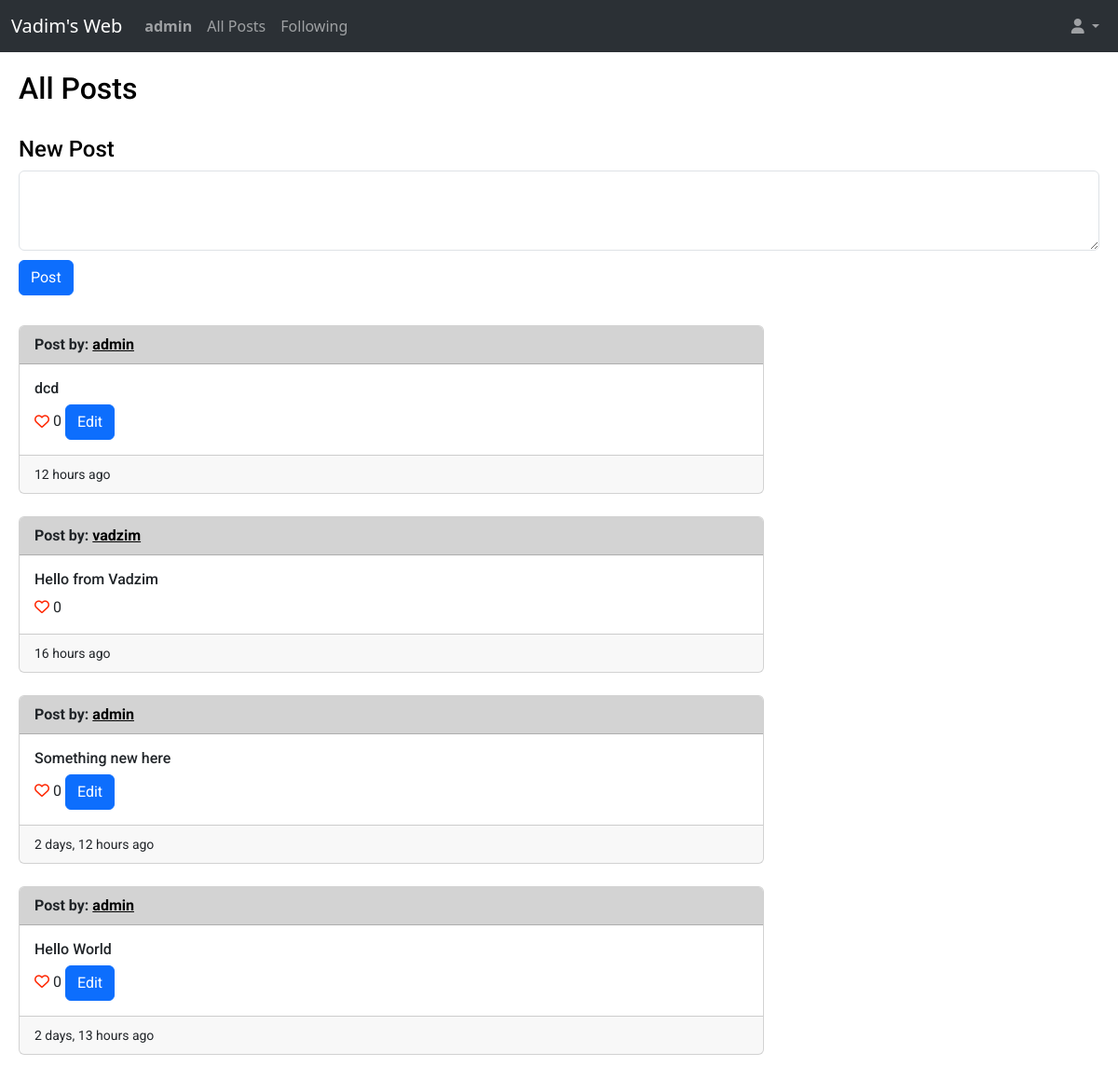
/ (signed in), run on the app's committed database.
### web/models.py (models this page shows, shortened)
class User(AbstractUser):
    def __str__(self):
        return f"{self.username}"

class Post(models.Model):
    user = models.ForeignKey(User, on_delete=models.CASCADE, related_name='post_user')
    content = models.CharField(max_length=140)
    creation_date = models.DateTimeField(auto_now_add=True, blank=True)
    number_of_likes = models.IntegerField(default=0)
    comments = models.ManyToManyField('Comments', blank=True, related_name="comments")

### web/views.py (the view)
# urls.py: path("", views.index, name="index"),
def index(request):
    allposts = Post.objects.all().order_by('id').reverse()
    current_user = request.user
    return render(request, "web/index.html", {
                "allposts": allposts,
                "current_user": current_user
            })

### web/templates/web/index.html (shortened to what this page needs)
{% extends "web/layout.html" %}
{% load humanize %}
{% block body %}
    <h2>All Posts</h2>
    {% if user.is_authenticated %}
        <br>
        <h4>New Post</h4>
        <form action="{% url 'newpost' %}" method="post">
            <div class="mb-3">
                <textarea class="form-control" rows="3" name="content"></textarea>
                <button style="margin-top: 10px;" type="submit" class="btn btn-primary mb-3">Post</button>
            </div>
        </form>
    {% else %}
        <br>
    {% endif %}
    {% for post in allposts %}
        <div class="card" style="max-width: 50rem;">
            <div style="background-color:lightgray;" class="card-header">
                <strong>Post by: <a style="color: black;" href="{% url 'profileforuserid' post.user.id %}">{{ post.user }}</a></strong>
            </div>
            <div class="card-body">
                <h6 class="card-title">{{ post.content }}</h6>
                <a href="#"><i class="fa-regular fa-heart" style="color: #ff2600;"></i></a> {{ post.number_of_likes }}
                {% if current_user == post.user %}
                    <button type="button" class="btn btn-primary" data-bs-toggle="modal" data-bs-target="#exampleModal">
                        Edit
                    </button>
                {% endif %}
            </div>
            <div class="card-footer">
                <small>{{ post.creation_date|naturaltime }}</small>
            </div>
        </div>
        <br>
    {% endfor %}
{% endblock %}

### web/templates/web/layout.html (shortened to what this page needs)
{% load static %}
<!DOCTYPE html>
<html lang="en">
<head>
    <link href="https://cdn.jsdelivr.net/npm/bootstrap@5.3.0-alpha3/dist/css/bootstrap.min.css" rel="stylesheet">
    <link href="{% static 'web/styles.css' %}" rel="stylesheet">
</head>
<body>
    <nav class="navbar bg-dark navbar-expand-lg bg-body-tertiary" data-bs-theme="dark">
        <div class="container-fluid">
          <div class="navbar-brand">Vadim's Web</div>
          <div class="collapse navbar-collapse" id="navbarSupportedContent">
            <ul class="navbar-nav me-auto mb-2 mb-lg-0">
                {% if user.is_authenticated %}
                    <li class="nav-item">
                        <a class="nav-link" href="{% url 'userprofile' %}"><strong>{{ user.username }}</strong></a>
                    </li>
                {% endif %}
                <li class="nav-item">
                    <a class="nav-link"  href="{% url 'index' %}">All Posts</a>
                </li>
                {% if user.is_authenticated %}
                    <li class="nav-item">
                        <a class="nav-link" href="{% url 'myfollowing' %}">Following</a>
                    </li>
                {% endif %}
            </ul>
            <ul class="navbar-nav ms-auto mb-2 mb-lg-0">
                <li class="nav-item dropdown">
                    <a class="nav-link dropdown-toggle" href="#" role="button" data-bs-toggle="dropdown" aria-expanded="false">
                        <i class="fa-solid fa-user"></i>
                    </a>
                  </li>
            </ul>
          </div>
        </div>
      </nav>
    <div class="body">
        {% block body %}
        {% endblock %}
    </div>
</body>
</html>

### web/static/web/styles.css (style rules this page uses)
html { font-size: 16px; }
.body { margin: 20px; font-family: 'Roboto', sans-serif; font-size: 16px; font-weight: 400; color: black; background-color: white; min-width: 320px; }

### data on the page
User: username "admin"
Post: user "admin", content "dcd", number_of_likes "0", creation_date "12 hours ago"
Post: user "vadzim", content "Hello from Vadzim", number_of_likes "0", creation_date "16 hours ago"
Post: user "admin", content "Something new here", number_of_likes "0", creation_date "2 days, 12 hours ago"
Post: user "admin", content "Hello World", number_of_likes "0", creation_date "2 days, 13 hours ago"
